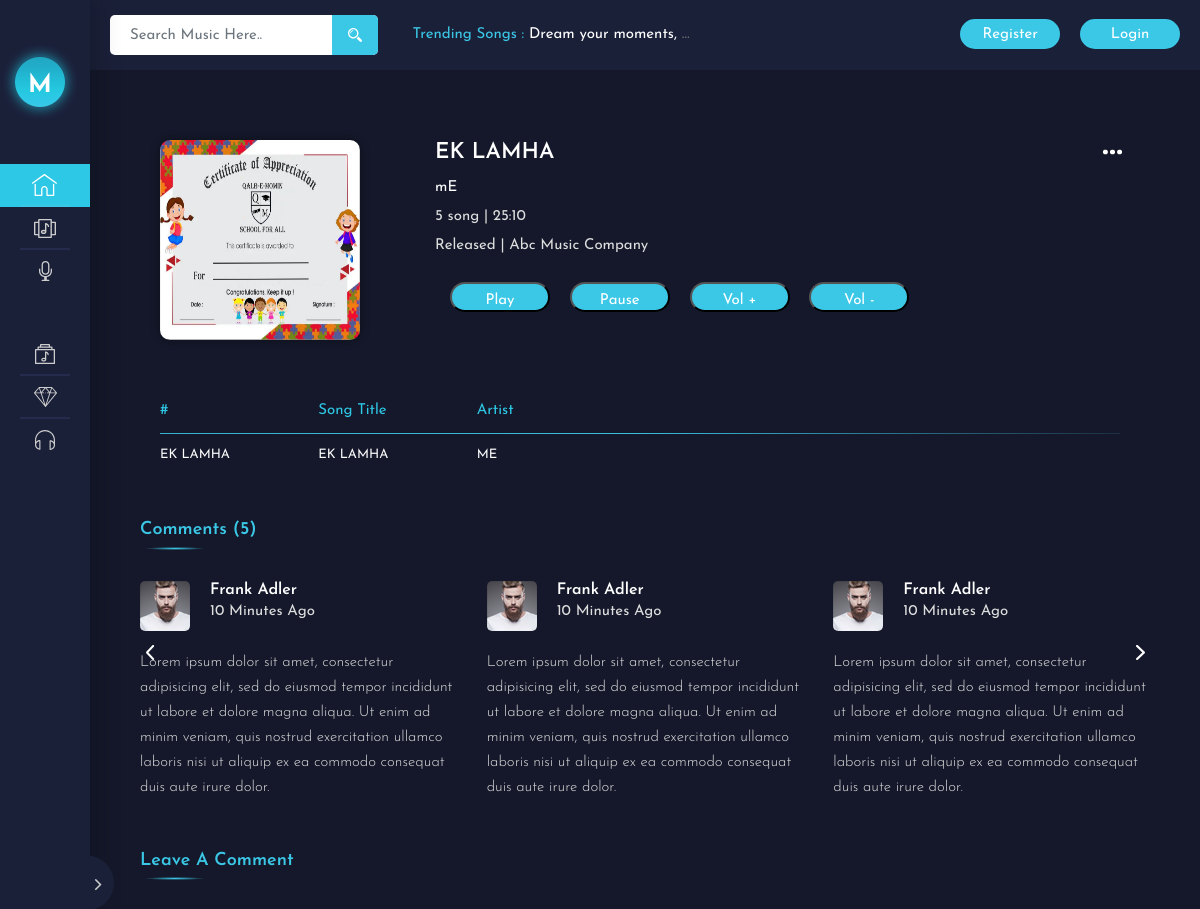
/album_single.php?id=10 (upper part), run on an earlier commit of the app's database.
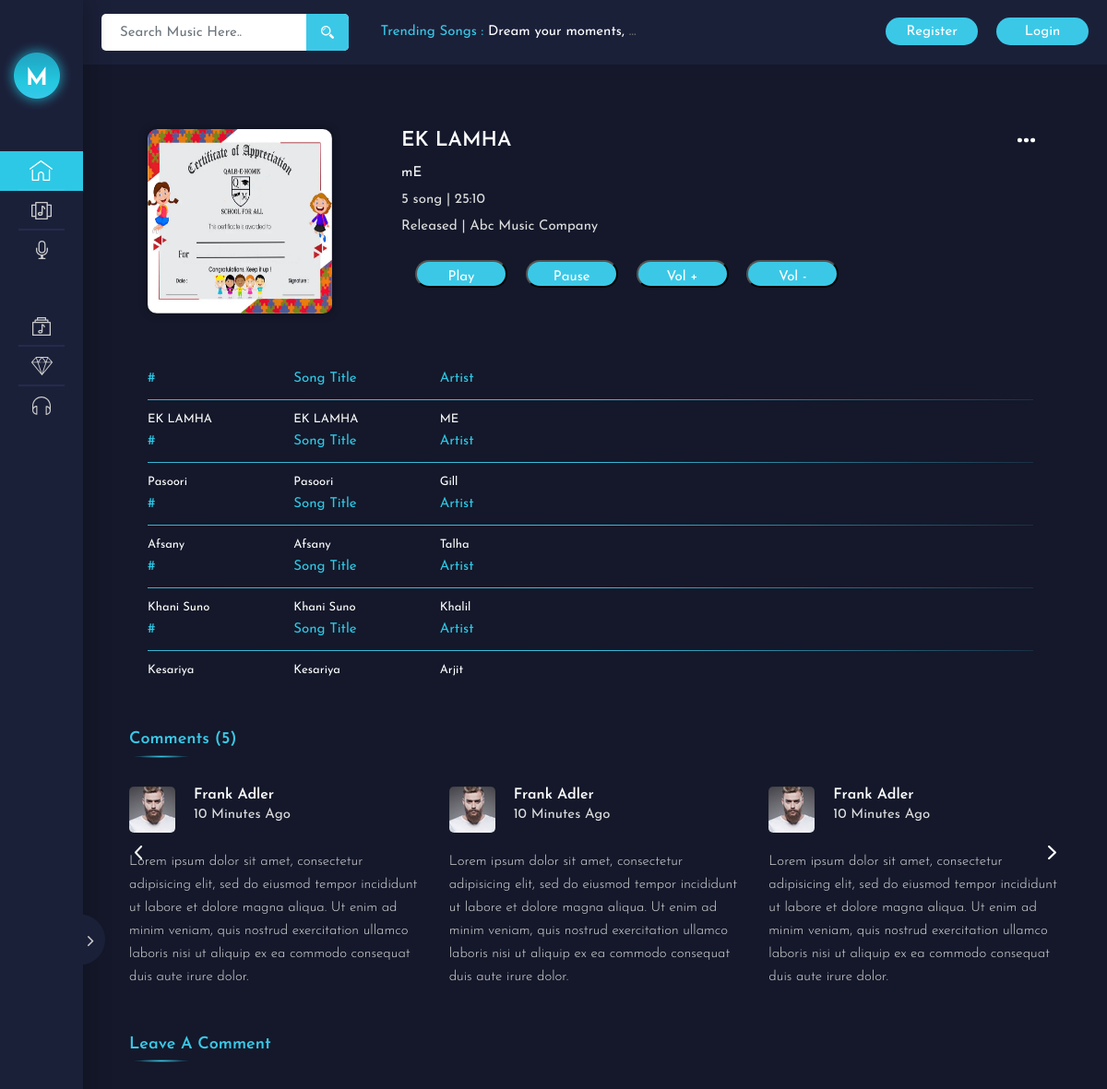
And on a later commit of the database.
### tables this page shows
CREATE TABLE `uploads` (
  `id` int(30) NOT NULL,
  `title` text NOT NULL,
  `genre_id` int(11) NOT NULL,
  `artist` text NOT NULL,
  `description` text NOT NULL,
  `cover_image` text NOT NULL,
  `music` varchar(354) NOT NULL
);

### album_single.php (the view, shortened to what this page needs)
<?php
$link = mysqli_connect('localhost', 'root', '', 'music_db');
$q = "SELECT *  from `uploads` where id =" . $_GET['id'];
$res = mysqli_query($link, $q);
$row = mysqli_fetch_assoc($res);
?>
<!DOCTYPE html>
<html lang="en">
<head>
    <link rel="stylesheet" type="text/css" href="css/fonts.css">
    <link rel="stylesheet" type="text/css" href="css/bootstrap.css">
    <link rel="stylesheet" type="text/css" href="css/font-awesome.min.css">
    <link rel="stylesheet" type="text/css" href="js/plugins/swiper/css/swiper.min.css">
    <link rel="stylesheet" type="text/css" href="js/plugins/nice_select/nice-select.css">
    <link rel="stylesheet" type="text/css" href="js/plugins/player/volume.css">
	<link rel="stylesheet" type="text/css" href="js/plugins/scroll/jquery.mCustomScrollbar.css">
    <link rel="stylesheet" type="text/css" href="css/style.css">
</head>
<body>
    <div class="ms_main_wrapper">
<?php include "shared/header.php"?>
 <?php include "shared/sidebar.php"?>
        <div class="ms_album_single_wrapper">
            <div class="album_single_data">
                <div class="album_single_img">
                    <img src="admin/assets/musicphoto/<?= $row["cover_image"] ?>" style="height: 200px; width: 200px;" alt="" class="img-fluid">
                </div>
                <div class="album_single_text">
                    <h2><?= $row['title']?></h2>
                    <p class="singer_name"><?= $row['artist']?></p>
                    <div class="album_feature">
                        <a href="#" class="album_date">5 song | 25:10</a>
                        <a href="#" class="album_date">Released <?= $row['song_title']?>  | Abc Music Company</a>
                    </div>
                    <div class="album_btn">
                    <div>
  <button class="ms_btn play_btn"  onclick="document.getElementById('player').play()" >Play</button>
  <button class="ms_btn play_btn" onclick="document.getElementById('player').pause()">Pause</button>
  <button class="ms_btn play_btn" onclick="document.getElementById('player').volume += 0.1">Vol +</button>
  <button class="ms_btn play_btn" onclick="document.getElementById('player').volume -= 0.1">Vol -</button>
</div>
                    </div>
                </div>
                <div class="album_more_optn ms_more_icon">
                    <span><img src="images/svg/more.svg" alt=""></span>
            </div>
            </div>
			<div class="album_inner_list">
				<div class="album_list_wrapper">
                <?php
                        $link = mysqli_connect('localhost', 'root', '', 'music_db');
                        $q = "SELECT *  from `uploads`";
                        $res = mysqli_query($link, $q);
                        while ($row = mysqli_fetch_assoc($res)) {
                        ?>
					<ul class="album_list_name">
						<li>#</li>
						<li>Song Title</li>
						<li>Artist</li>
					</ul>
					<ul>
						<li><a href="#"><span class="play_no"><?= $row['title']?></span><span class="play_hover"></span></a></li>
						<li><a href="#"><?= $row['title']?></a></li>
						<li><a href="#"><?= $row['artist']?></a></li>
					</ul>
<?php
}
?>
				</div>
			</div>
        </div>
        <div class="ms_content_wrapper ms_album_content">
            <div class="ms_test_wrapper">
                <div class="ms_heading">
                    <h1>comments (5)</h1>
                </div>
                <div class="ms_test_slider swiper-container">
                    <div class="swiper-wrapper">
                        <div class="swiper-slide">
                            <div class="ms_test_box">
                                <div class="ms_test_top">
                                    <div class="ms_test_img">
                                        <img src="images/user1.jpg" alt="">
                                    </div>
                                    <div class="ms_test_name">
                                        <h3>Frank Adler</h3>
                                        <span class="cmnt_time">10 Minutes Ago</span>
                                    </div>
                                </div>
                                <div class="ms_test_para">
                                    <p>Lorem ipsum dolor sit amet, consectetur adipisicing elit, sed do eiusmod tempor incididunt ut labore et dolore magna aliqua. Ut enim ad minim veniam, quis nostrud exercitation ullamco laboris nisi ut aliquip ex ea commodo consequat duis aute irure dolor.</p>
                                </div>
                            </div>
                        </div>
                    </div>
                </div>
                <div class="swiper-button-next1 slider_nav_next"></div>
                <div class="swiper-button-prev1 slider_nav_prev"></div>
            </div>
            <div class="ms_cmnt_wrapper">
                <div class="ms_heading">
                    <h1>Leave A Comment</h1>
                </div>
            </div>
        </div>
</body>
</html>

What changed in the data, as far as the page shows it:
added uploads: title "Pasoori", artist "Gill"
added uploads: title "Afsany", artist "Talha"
added uploads: title "Khani Suno", artist "Khalil"
added uploads: title "Kesariya", artist "Arjit"
